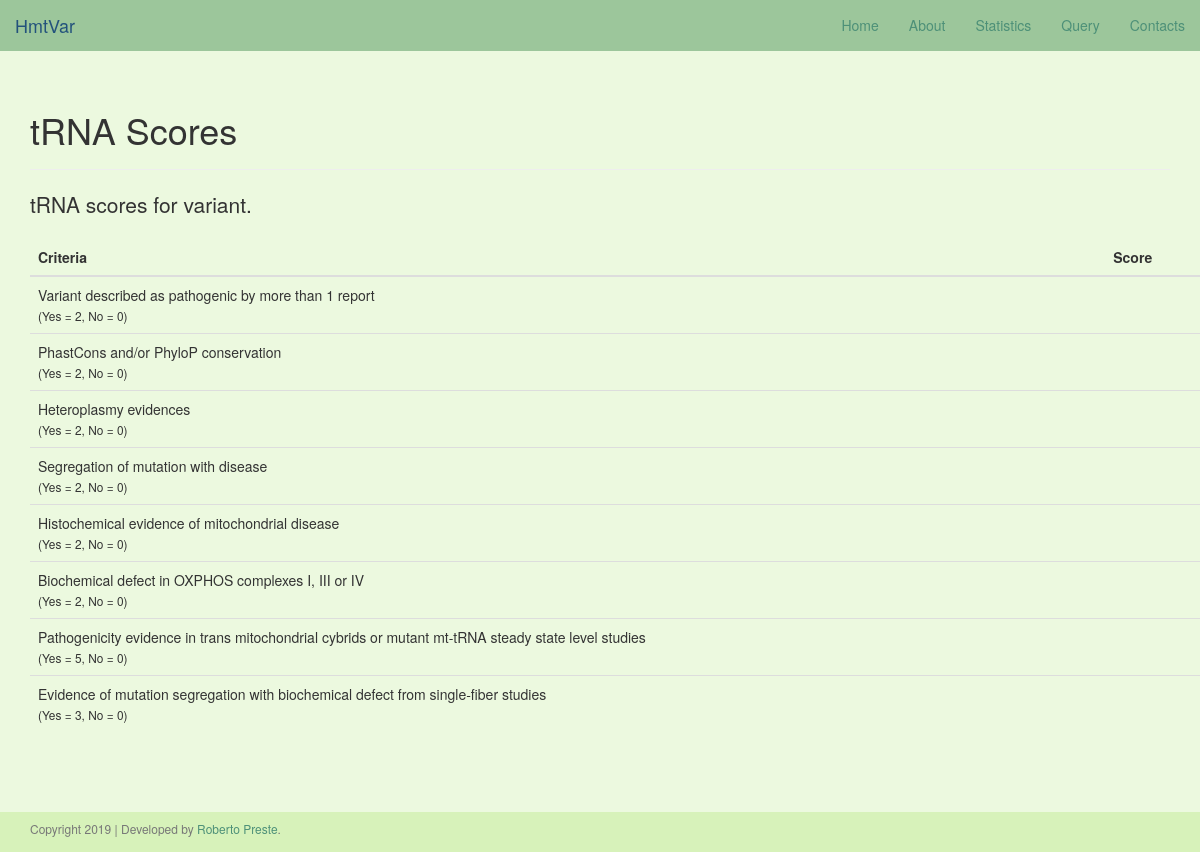
Before: /trna_scores/20 with the older database file.
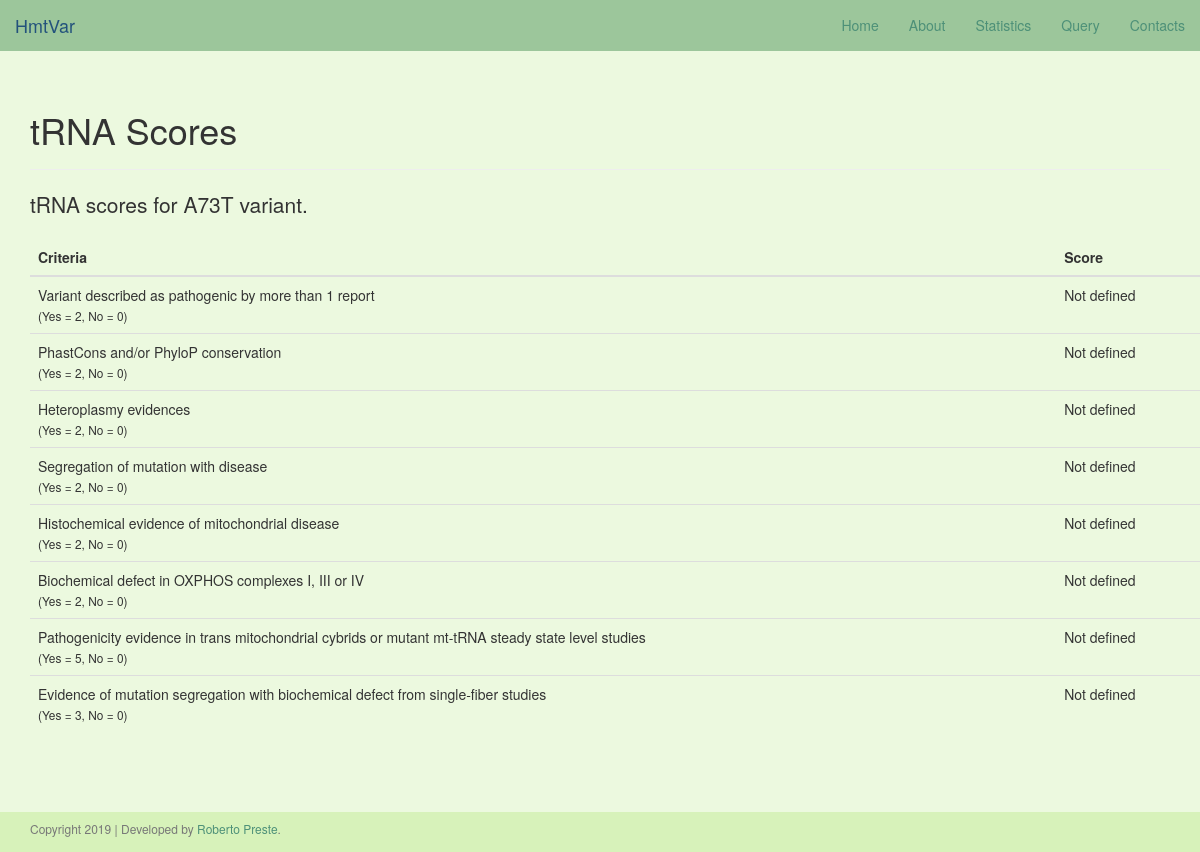
After: the same page with the newer database file.
### app/site/models.py (models this page shows, shortened)
class Main(db.Model):
    __tablename__ = "Main"
    id = db.Column(db.Integer, nullable=False, autoincrement=True, primary_key=True)
    group = db.Column(db.String, nullable=False)
    nt_start = db.Column(db.Integer, nullable=False)
    ref_rCRS = db.Column(db.String, nullable=False)
    alt = db.Column(db.String, nullable=False)
    nt_end = db.Column(db.Integer, nullable=False)
    locus = db.Column(db.String, nullable=False)
    codon_position = db.Column(db.Integer, nullable=True, default="NULL")
    aa_change = db.Column(db.String, nullable=True, default="NULL")
    disease_score = db.Column(db.Float, nullable=True, default="NULL")
    pathogenicity = db.Column(db.String, nullable=True, default="NULL")
    haplogroups = db.Column(db.String, nullable=True, default="NULL")
    variabId = db.Column(db.Integer, db.ForeignKey("Variab.id"), nullable=False)
    plasmyId = db.Column(db.Integer, db.ForeignKey("Plasmy.id"), nullable=False)
    predictId = db.Column(db.Integer, db.ForeignKey("Predict.id"), nullable=False)
    crossRefId = db.Column(db.Integer, db.ForeignKey("CrossRef.id"), nullable=False)
    annotId = db.Column(db.Integer, db.ForeignKey("Annot.id"), nullable=False)

### app/site/views.py (the view)
@www.route("/trna_scores/<int:var_id>", methods=["GET"])
def trna_scores(var_id):
    elem_main = Main.query.filter(Main.id == var_id).first()
    elem_score = Scores.query.filter(Scores.id == var_id).first()
    return render_template("trna_scores.html",
                           title="tRNA Scores",
                           elem_main=elem_main,
                           elem_score=elem_score)

### app/templates/trna_scores.html
{% extends "base.html" %}
{% block content %}
    <div class="container">
        <div class="page-header">
            <h1>tRNA Scores</h1>
        </div>
        <p class="lead">tRNA scores for {{ elem_main.ref_rCRS }}{{ elem_main.nt_start }}{{ elem_main.alt }} variant.</p>
        <div class="container">
            <div class="row">
                <table class="table">
                <thead>
                    <tr>
                        <th>Criteria</th>
                        <th>Score</th>
                    </tr>
                </thead>
                <tbody>
                    <tr>
                        <td>Variant described as pathogenic by more than 1 report <br>
                        <small>(Yes = 2, No = 0)</small></td>
                        <td>{% if elem_score.report_patho != None %}
                                {{ elem_score.report_patho }}
                            {% else %}
                                Not defined
                            {% endif %}</td>
                    </tr>
                    <tr>
                        <td>PhastCons and/or PhyloP conservation <br>
                        <small>(Yes = 2, No = 0)</small></td>
                        <td>{% if elem_score.conservation != None %}
                                {{ elem_score.conservation }}
                            {% else %}
                                Not defined
                            {% endif %}</td>
                    </tr>
                    <tr>
                        <td>Heteroplasmy evidences <br>
                        <small>(Yes = 2, No = 0)</small></td>
                        <td>{% if elem_score.heteroplasmy != None %}
                                {{ elem_score.heteroplasmy }}
                            {% else %}
                                Not defined
                            {% endif %}</td>
                    </tr>
                    <tr>
                        <td>Segregation of mutation with disease <br>
                        <small>(Yes = 2, No = 0)</small></td>
                        <td>{% if elem_score.segreg_disease != None %}
                                {{ elem_score.segreg_disease }}
                            {% else %}
                                Not defined
                            {% endif %}
                        </td>
                    </tr>
                    <tr>
                        <td>Histochemical evidence of mitochondrial disease <br>
                        <small>(Yes = 2, No = 0)</small></td>
                        <td>{% if elem_score.histochem != None %}
                                {{ elem_score.histochem }}
                            {% else %}
                                Not defined
                            {% endif %}
                        </td>
                    </tr>
                    <tr>
                        <td>Biochemical defect in OXPHOS complexes I, III or IV <br>
                        <small>(Yes = 2, No = 0)</small></td>
                        <td>{% if elem_score.biochem != None %}
                                {{ elem_score.biochem }}
                            {% else %}
                                Not defined
                            {% endif %}
                        </td>
                    </tr>
                    <tr>
                        <td>Pathogenicity evidence in trans mitochondrial cybrids or mutant mt-tRNA steady state level studies <br>
                        <small>(Yes = 5, No = 0)</small></td>
                        <td>{% if elem_score.cybrids != None %}
                                {{ elem_score.cybrids }}
                            {% else %}
                                Not defined
                            {% endif %}
                        </td>
                    </tr>
                    <tr>
                        <td>Evidence of mutation segregation with biochemical defect from single-fiber studies <br>
                        <small>(Yes = 3, No = 0)</small></td>
                        <td>{% if elem_score.single_fiber != None %}
                                {{ elem_score.single_fiber }}
                            {% else %}
                                Not defined
                            {% endif %}
                        </td>
                    </tr>
                </tbody>
            </table>
            </div>
        </div>
    </div>
    {{ super() }}
{% endblock %}

### app/templates/base.html (shortened to what this page needs)
{% block doc -%}
<!DOCTYPE html>
<html{% block html_attribs %}{% endblock html_attribs %}>
{%- block html %}
    <head>
    {%- block head %}
        {%- block styles %}
            <link href="{{bootstrap_find_resource('css/bootstrap.css', cdn='bootstrap')}}" rel="stylesheet">
            <link rel="stylesheet" href="{{ url_for('static', filename='css/stylesheet.css') }}">
            <link rel="stylesheet" type="text/css" href="https://cdn.datatables.net/1.10.19/css/jquery.dataTables.css">
        {%- endblock styles %}
    {%- endblock head %}
    </head>
    <body{% block body_attribs %}{% endblock body_attribs %}>
    {% block body -%}
        {% block navbar %}
            {% include "navigation.html" %}
        {%- endblock navbar %}
        {% block content -%}
            <br><div class="container">&nbsp;</div><br>
            <footer class="footer">
                <div class="container">
                    <h6 class="text-muted">Copyright 2019 | Developed by <a href="https://robertopreste.com" title="Roberto Preste" target="_blank">Roberto Preste</a>.</h6>
                </div>
            </footer>
        {%- endblock content %}
    {%- endblock body %}
    </body>
{%- endblock html %}
</html>
{% endblock doc -%}

### app/templates/navigation.html (shortened to what this page needs)
{% block navbar %}
    <nav class="navbar navbar-fixed-top">
        <div class="container-fluid">
            <div class="navbar-header">
                <a class="navbar-brand" href="{{ url_for('site.index') }}">HmtVar</a>
            </div>
            <div class="collapse navbar-collapse" id="main-navbar">
                <ul class="nav navbar-nav navbar-right">
                    <li><a href="{{ url_for('site.index') }}">Home</a></li>
                    <li><a href="{{ url_for('site.about') }}">About</a></li>
                    <li><a href="{{ url_for('site.stats') }}">Statistics</a></li>
                    <li><a href="{{ url_for('site.query') }}">Query</a></li>
                    <li><a href="{{ url_for('site.contacts') }}">Contacts</a></li>
                </ul>
            </div>
        </div>
    </nav>
{% endblock %}

### app/static/css/stylesheet.css (style rules this page uses)
:root { --honeydew: #F6FCF0; --nyanza: #ECF9DF; --bone: #E1F5CC; --tea_green: #D7F2BA; --light_moss_green: #BDE4A8; --eton_blue: #9CC69B; --green_sheen: #79B4A9; --wintergreen_dream: #4D9078; --cadet: #586F6B; --granite_grey: #676F54; --midnite_green: #084C61; --jelly_bean: #DB504A; }
html { position: relative; min-height: 100%; }
body { padding-top: 70px; margin-bottom: 40px; background-color: var(--nyanza); }
a { color: var(--wintergreen_dream); }
.navbar { background-color: var(--eton_blue); }
.footer { position: absolute; bottom: 0; width: 100%; height: 40px; background-color: var(--tea_green); }

Changed rows visible on the page:
added Main: ref_rCRS "A", nt_start "73", alt "T"
Other visible differences:
text now shown: "Not defined Not defined Not defined Not defined Not defined Not defined Not defined Not defined"
